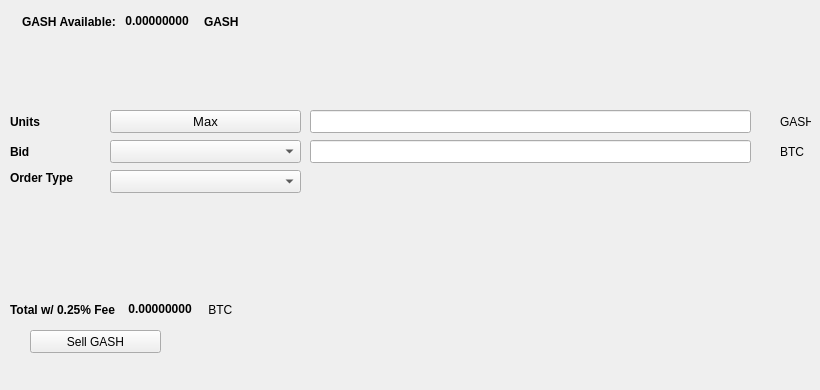
   <widget class="QWidget" name="SellTab">
    <attribute name="title">
     <string>Sell</string>
    </attribute>
    <widget class="QLabel" name="label_16">
     <property name="geometry">
      <rect>
       <x>780</x>
       <y>140</y>
       <width>31</width>
       <height>23</height>
      </rect>
     </property>
     <property name="text">
      <string>BTC</string>
     </property>
    </widget>
    <widget class="QComboBox" name="SellBidcomboBox">
     <property name="geometry">
      <rect>
       <x>110</x>
       <y>140</y>
       <width>191</width>
       <height>23</height>
      </rect>
     </property>
     <property name="font">
      <font>
       <pointsize>10</pointsize>
      </font>
     </property>
    </widget>
    <widget class="QLabel" name="label_18">
     <property name="geometry">
      <rect>
       <x>10</x>
       <y>110</y>
       <width>46</width>
       <height>23</height>
      </rect>
     </property>
     <property name="font">
      <font>
       <weight>75</weight>
       <bold>true</bold>
      </font>
     </property>
     <property name="text">
      <string>Units</string>
     </property>
    </widget>
    <widget class="QPushButton" name="Sell_Max_Amount">
     <property name="geometry">
      <rect>
       <x>110</x>
       <y>110</y>
       <width>191</width>
       <height>23</height>
      </rect>
     </property>
     <property name="font">
      <font>
       <pointsize>10</pointsize>
      </font>
     </property>
     <property name="text">
      <string>Max</string>
     </property>
    </widget>
    <widget class="QLabel" name="label_20">
     <property name="geometry">
      <rect>
       <x>10</x>
       <y>170</y>
       <width>91</width>
       <height>16</height>
      </rect>
     </property>
     <property name="font">
      <font>
       <weight>75</weight>
       <bold>true</bold>
      </font>
     </property>
     <property name="text">
      <string>Order Type</string>
     </property>
    </widget>
    <widget class="QComboBox" name="SellOrdertypeCombo">
     <property name="geometry">
      <rect>
       <x>110</x>
       <y>170</y>
       <width>191</width>
       <height>23</height>
      </rect>
     </property>
     <property name="font">
      <font>
       <pointsize>10</pointsize>
      </font>
     </property>
    </widget>
    <widget class="QLabel" name="label_21">
     <property name="geometry">
      <rect>
       <x>10</x>
       <y>140</y>
       <width>46</width>
       <height>23</height>
      </rect>
     </property>
     <property name="font">
      <font>
       <weight>75</weight>
       <bold>true</bold>
      </font>
     </property>
     <property name="text">
      <string>Bid</string>
     </property>
    </widget>
    <widget class="QLabel" name="label_22">
     <property name="geometry">
      <rect>
       <x>780</x>
       <y>110</y>
       <width>31</width>
       <height>23</height>
      </rect>
     </property>
     <property name="text">
      <string>GASH</string>
     </property>
    </widget>
    <widget class="QLineEdit" name="UnitsInputGASH">
     <property name="geometry">
      <rect>
       <x>310</x>
       <y>110</y>
       <width>441</width>
       <height>23</height>
      </rect>
     </property>
     <property name="font">
      <font>
       <pointsize>9</pointsize>
       <weight>75</weight>
       <bold>true</bold>
      </font>
     </property>
    </widget>
    <widget class="QLineEdit" name="SellBidPriceEdit">
     <property name="geometry">
      <rect>
       <x>310</x>
       <y>140</y>
       <width>441</width>
       <height>23</height>
      </rect>
     </property>
     <property name="font">
      <font>
       <pointsize>9</pointsize>
       <weight>75</weight>
       <bold>true</bold>
      </font>
     </property>
    </widget>
    <widget class="QPushButton" name="SellGASHBTN">
     <property name="geometry">
      <rect>
       <x>30</x>
       <y>330</y>
       <width>131</width>
       <height>23</height>
      </rect>
     </property>
     <property name="text">
      <string>Sell GASH</string>
     </property>
     <property name="icon">
      <iconset resource="../gash">
       <normaloff>:/icons/gash</normaloff>:/icons/gash</iconset>
     </property>
    </widget>
    <widget class="QWidget" name="layoutWidget3">
     <property name="geometry">
      <rect>
       <x>22</x>
       <y>12</y>
       <width>258</width>
       <height>19</height>
      </rect>
     </property>
     <layout class="QHBoxLayout" name="horizontalLayout">
      <item>
       <widget class="QLabel" name="label232_2">
        <property name="font">
         <font>
          <weight>75</weight>
          <bold>true</bold>
         </font>
        </property>
        <property name="text">
         <string>GASH Available:</string>
        </property>
       </widget>
      </item>
      <item>
       <widget class="QLabel" name="GASHAvailableLabel">
        <property name="palette">
         <palette>
          <active>
           <colorrole role="WindowText">
            <brush brushstyle="SolidPattern">
             <color alpha="255">
              <red>0</red>
              <green>0</green>
              <blue>0</blue>
             </color>
            </brush>
           </colorrole>
           <colorrole role="Button">
            <brush brushstyle="SolidPattern">
             <color alpha="255">
              <red>0</red>
              <green>170</green>
              <blue>0</blue>
             </color>
            </brush>
           </colorrole>
           <colorrole role="Light">
            <brush brushstyle="SolidPattern">
             <color alpha="255">
              <red>0</red>
              <green>255</green>
              <blue>0</blue>
             </color>
            </brush>
           </colorrole>
           <colorrole role="Midlight">
            <brush brushstyle="SolidPattern">
             <color alpha="255">
              <red>0</red>
              <green>212</green>
              <blue>0</blue>
             </color>
            </brush>
           </colorrole>
           <colorrole role="Dark">
            <brush brushstyle="SolidPattern">
             <color alpha="255">
              <red>0</red>
              <green>85</green>
              <blue>0</blue>
             </color>
            </brush>
           </colorrole>
           <colorrole role="Mid">
            <brush brushstyle="SolidPattern">
             <color alpha="255">
              <red>0</red>
              <green>113</green>
              <blue>0</blue>
             </color>
            </brush>
           </colorrole>
           <colorrole role="Text">
            <brush brushstyle="SolidPattern">
             <color alpha="255">
              <red>0</red>
              <green>170</green>
              <blue>0</blue>
             </color>
            </brush>
           </colorrole>
           <colorrole role="BrightText">
            <brush brushstyle="SolidPattern">
             <color alpha="255">
              <red>255</red>
              <green>255</green>
              <blue>255</blue>
             </color>
            </brush>
           </colorrole>
           <colorrole role="ButtonText">
            <brush brushstyle="SolidPattern">
             <color alpha="255">
              <red>0</red>
              <green>0</green>
              <blue>0</blue>
             </color>
            </brush>
           </colorrole>
           <colorrole role="Base">
            <brush brushstyle="SolidPattern">
             <color alpha="255">
              <red>255</red>
              <green>255</green>
              <blue>255</blue>
             </color>
            </brush>
           </colorrole>
           <colorrole role="Window">
            <brush brushstyle="SolidPattern">
             <color alpha="255">
              <red>0</red>
              <green>170</green>
              <blue>0</blue>
             </color>
            </brush>
           </colorrole>
           <colorrole role="Shadow">
            <brush brushstyle="SolidPattern">
             <color alpha="255">
              <red>0</red>
              <green>0</green>
              <blue>0</blue>
             </color>
            </brush>
           </colorrole>
           <colorrole role="AlternateBase">
            <brush brushstyle="SolidPattern">
             <color alpha="255">
              <red>127</red>
              <green>212</green>
              <blue>127</blue>
             </color>
            </brush>
           </colorrole>
           <colorrole role="ToolTipBase">
            <brush brushstyle="SolidPattern">
             <color alpha="255">
              <red>255</red>
              <green>255</green>
              <blue>220</blue>
             </color>
            </brush>
           </colorrole>
           <colorrole role="ToolTipText">
            <brush brushstyle="SolidPattern">
             <color alpha="255">
              <red>0</red>
              <green>0</green>
              <blue>0</blue>
             </color>
            </brush>
           </colorrole>
          </active>
          <inactive>
           <colorrole role="WindowText">
            <brush brushstyle="SolidPattern">
             <color alpha="255">
              <red>0</red>
              <green>0</green>
              <blue>0</blue>
             </color>
            </brush>
           </colorrole>
           <colorrole role="Button">
            <brush brushstyle="SolidPattern">
             <color alpha="255">
              <red>0</red>
              <green>170</green>
              <blue>0</blue>
             </color>
            </brush>
           </colorrole>
           <colorrole role="Light">
            <brush brushstyle="SolidPattern">
             <color alpha="255">
              <red>0</red>
              <green>255</green>
              <blue>0</blue>
             </color>
            </brush>
           </colorrole>
           <colorrole role="Midlight">
            <brush brushstyle="SolidPattern">
             <color alpha="255">
              <red>0</red>
              <green>212</green>
              <blue>0</blue>
             </color>
            </brush>
           </colorrole>
           <colorrole role="Dark">
            <brush brushstyle="SolidPattern">
             <color alpha="255">
              <red>0</red>
              <green>85</green>
              <blue>0</blue>
             </color>
            </brush>
           </colorrole>
           <colorrole role="Mid">
            <brush brushstyle="SolidPattern">
             <color alpha="255">
              <red>0</red>
              <green>113</green>
              <blue>0</blue>
             </color>
            </brush>
           </colorrole>
           <colorrole role="Text">
            <brush brushstyle="SolidPattern">
             <color alpha="255">
              <red>0</red>
              <green>170</green>
              <blue>0</blue>
             </color>
            </brush>
           </colorrole>
           <colorrole role="BrightText">
            <brush brushstyle="SolidPattern">
             <color alpha="255">
              <red>255</red>
              <green>255</green>
              <blue>255</blue>
             </color>
            </brush>
           </colorrole>
           <colorrole role="ButtonText">
            <brush brushstyle="SolidPattern">
             <color alpha="255">
              <red>0</red>
              <green>0</green>
              <blue>0</blue>
             </color>
            </brush>
           </colorrole>
           <colorrole role="Base">
            <brush brushstyle="SolidPattern">
             <color alpha="255">
              <red>255</red>
              <green>255</green>
              <blue>255</blue>
             </color>
            </brush>
           </colorrole>
           <colorrole role="Window">
            <brush brushstyle="SolidPattern">
             <color alpha="255">
              <red>0</red>
              <green>170</green>
              <blue>0</blue>
             </color>
            </brush>
           </colorrole>
           <colorrole role="Shadow">
            <brush brushstyle="SolidPattern">
             <color alpha="255">
              <red>0</red>
              <green>0</green>
              <blue>0</blue>
             </color>
            </brush>
           </colorrole>
           <colorrole role="AlternateBase">
            <brush brushstyle="SolidPattern">
             <color alpha="255">
              <red>127</red>
              <green>212</green>
              <blue>127</blue>
             </color>
            </brush>
           </colorrole>
           <colorrole role="ToolTipBase">
            <brush brushstyle="SolidPattern">
             <color alpha="255">
              <red>255</red>
              <green>255</green>
              <blue>220</blue>
             </color>
            </brush>
           </colorrole>
           <colorrole role="ToolTipText">
            <brush brushstyle="SolidPattern">
             <color alpha="255">
              <red>0</red>
              <green>0</green>
              <blue>0</blue>
             </color>
            </brush>
           </colorrole>
          </inactive>
          <disabled>
           <colorrole role="WindowText">
            <brush brushstyle="SolidPattern">
             <color alpha="255">
              <red>0</red>
              <green>85</green>
              <blue>0</blue>
             </color>
            </brush>
           </colorrole>
           <colorrole role="Button">
            <brush brushstyle="SolidPattern">
             <color alpha="255">
              <red>0</red>
              <green>170</green>
              <blue>0</blue>
             </color>
            </brush>
           </colorrole>
           <colorrole role="Light">
            <brush brushstyle="SolidPattern">
             <color alpha="255">
              <red>0</red>
              <green>255</green>
              <blue>0</blue>
             </color>
            </brush>
           </colorrole>
           <colorrole role="Midlight">
            <brush brushstyle="SolidPattern">
             <color alpha="255">
              <red>0</red>
              <green>212</green>
              <blue>0</blue>
             </color>
            </brush>
           </colorrole>
           <colorrole role="Dark">
            <brush brushstyle="SolidPattern">
             <color alpha="255">
              <red>0</red>
              <green>85</green>
              <blue>0</blue>
             </color>
            </brush>
           </colorrole>
           <colorrole role="Mid">
            <brush brushstyle="SolidPattern">
             <color alpha="255">
              <red>0</red>
              <green>113</green>
              <blue>0</blue>
             </color>
            </brush>
           </colorrole>
           <colorrole role="Text">
            <brush brushstyle="SolidPattern">
             <color alpha="255">
              <red>0</red>
              <green>85</green>
              <blue>0</blue>
             </color>
            </brush>
           </colorrole>
           <colorrole role="BrightText">
            <brush brushstyle="SolidPattern">
             <color alpha="255">
              <red>255</red>
              <green>255</green>
              <blue>255</blue>
             </color>
            </brush>
           </colorrole>
           <colorrole role="ButtonText">
            <brush brushstyle="SolidPattern">
             <color alpha="255">
              <red>0</red>
              <green>85</green>
              <blue>0</blue>
             </color>
            </brush>
           </colorrole>
           <colorrole role="Base">
            <brush brushstyle="SolidPattern">
             <color alpha="255">
              <red>0</red>
              <green>170</green>
              <blue>0</blue>
             </color>
            </brush>
           </colorrole>
           <colorrole role="Window">
            <brush brushstyle="SolidPattern">
             <color alpha="255">
              <red>0</red>
              <green>170</green>
              <blue>0</blue>
             </color>
            </brush>
           </colorrole>
           <colorrole role="Shadow">
            <brush brushstyle="SolidPattern">
             <color alpha="255">
              <red>0</red>
              <green>0</green>
              <blue>0</blue>
             </color>
            </brush>
           </colorrole>
           <colorrole role="AlternateBase">
            <brush brushstyle="SolidPattern">
             <color alpha="255">
              <red>0</red>
              <green>170</green>
              <blue>0</blue>
             </color>
            </brush>
           </colorrole>
           <colorrole role="ToolTipBase">
            <brush brushstyle="SolidPattern">
             <color alpha="255">
              <red>255</red>
              <green>255</green>
              <blue>220</blue>
             </color>
            </brush>
           </colorrole>
           <colorrole role="ToolTipText">
            <brush brushstyle="SolidPattern">
             <color alpha="255">
              <red>0</red>
              <green>0</green>
              <blue>0</blue>
             </color>
            </brush>
           </colorrole>
          </disabled>
         </palette>
        </property>
        <property name="font">
         <font>
          <weight>75</weight>
          <bold>true</bold>
         </font>
        </property>
        <property name="text">
         <string> 0.00000000 </string>
        </property>
        <property name="textInteractionFlags">
         <set>Qt::LinksAccessibleByMouse|Qt::TextSelectableByKeyboard|Qt::TextSelectableByMouse</set>
        </property>
       </widget>
      </item>
      <item>
       <widget class="QLabel" name="labelGASH">
        <property name="font">
         <font>
          <weight>75</weight>
          <bold>true</bold>
         </font>
        </property>
        <property name="text">
         <string>GASH</string>
        </property>
       </widget>
      </item>
     </layout>
    </widget>
    <widget class="QWidget" name="layoutWidget">
     <property name="geometry">
      <rect>
       <x>10</x>
       <y>300</y>
       <width>268</width>
       <height>19</height>
      </rect>
     </property>
     <layout class="QHBoxLayout" name="horizontalLayout_2">
      <item>
       <widget class="QLabel" name="label_19">
        <property name="font">
         <font>
          <weight>75</weight>
          <bold>true</bold>
         </font>
        </property>
        <property name="text">
         <string>Total w/ 0.25% Fee </string>
        </property>
       </widget>
      </item>
      <item>
       <widget class="QLabel" name="SellCostLabel">
        <property name="palette">
         <palette>
          <active>
           <colorrole role="WindowText">
            <brush brushstyle="SolidPattern">
             <color alpha="255">
              <red>0</red>
              <green>0</green>
              <blue>0</blue>
             </color>
            </brush>
           </colorrole>
           <colorrole role="Button">
            <brush brushstyle="SolidPattern">
             <color alpha="255">
              <red>0</red>
              <green>170</green>
              <blue>0</blue>
             </color>
            </brush>
           </colorrole>
           <colorrole role="Light">
            <brush brushstyle="SolidPattern">
             <color alpha="255">
              <red>0</red>
              <green>255</green>
              <blue>0</blue>
             </color>
            </brush>
           </colorrole>
           <colorrole role="Midlight">
            <brush brushstyle="SolidPattern">
             <color alpha="255">
              <red>0</red>
              <green>212</green>
              <blue>0</blue>
             </color>
            </brush>
           </colorrole>
           <colorrole role="Dark">
            <brush brushstyle="SolidPattern">
             <color alpha="255">
              <red>0</red>
              <green>85</green>
              <blue>0</blue>
             </color>
            </brush>
           </colorrole>
           <colorrole role="Mid">
            <brush brushstyle="SolidPattern">
             <color alpha="255">
              <red>0</red>
              <green>113</green>
              <blue>0</blue>
             </color>
            </brush>
           </colorrole>
           <colorrole role="Text">
            <brush brushstyle="SolidPattern">
             <color alpha="255">
              <red>0</red>
              <green>170</green>
              <blue>0</blue>
             </color>
            </brush>
           </colorrole>
           <colorrole role="BrightText">
            <brush brushstyle="SolidPattern">
             <color alpha="255">
              <red>255</red>
              <green>255</green>
              <blue>255</blue>
             </color>
            </brush>
           </colorrole>
           <colorrole role="ButtonText">
            <brush brushstyle="SolidPattern">
             <color alpha="255">
              <red>0</red>
              <green>0</green>
              <blue>0</blue>
             </color>
            </brush>
           </colorrole>
           <colorrole role="Base">
            <brush brushstyle="SolidPattern">
             <color alpha="255">
              <red>255</red>
              <green>255</green>
              <blue>255</blue>
             </color>
            </brush>
           </colorrole>
           <colorrole role="Window">
            <brush brushstyle="SolidPattern">
             <color alpha="255">
              <red>0</red>
              <green>170</green>
              <blue>0</blue>
             </color>
            </brush>
           </colorrole>
           <colorrole role="Shadow">
            <brush brushstyle="SolidPattern">
             <color alpha="255">
              <red>0</red>
              <green>0</green>
              <blue>0</blue>
             </color>
            </brush>
           </colorrole>
           <colorrole role="AlternateBase">
            <brush brushstyle="SolidPattern">
             <color alpha="255">
              <red>127</red>
              <green>212</green>
              <blue>127</blue>
             </color>
            </brush>
           </colorrole>
           <colorrole role="ToolTipBase">
            <brush brushstyle="SolidPattern">
             <color alpha="255">
              <red>255</red>
              <green>255</green>
              <blue>220</blue>
             </color>
            </brush>
           </colorrole>
           <colorrole role="ToolTipText">
            <brush brushstyle="SolidPattern">
             <color alpha="255">
              <red>0</red>
              <green>0</green>
              <blue>0</blue>
             </color>
            </brush>
           </colorrole>
          </active>
          <inactive>
           <colorrole role="WindowText">
            <brush brushstyle="SolidPattern">
             <color alpha="255">
              <red>0</red>
              <green>0</green>
              <blue>0</blue>
             </color>
            </brush>
           </colorrole>
           <colorrole role="Button">
            <brush brushstyle="SolidPattern">
             <color alpha="255">
              <red>0</red>
              <green>170</green>
              <blue>0</blue>
             </color>
            </brush>
           </colorrole>
           <colorrole role="Light">
            <brush brushstyle="SolidPattern">
             <color alpha="255">
              <red>0</red>
              <green>255</green>
              <blue>0</blue>
             </color>
            </brush>
           </colorrole>
           <colorrole role="Midlight">
            <brush brushstyle="SolidPattern">
             <color alpha="255">
              <red>0</red>
              <green>212</green>
              <blue>0</blue>
             </color>
            </brush>
           </colorrole>
           <colorrole role="Dark">
            <brush brushstyle="SolidPattern">
             <color alpha="255">
              <red>0</red>
              <green>85</green>
              <blue>0</blue>
             </color>
            </brush>
           </colorrole>
           <colorrole role="Mid">
            <brush brushstyle="SolidPattern">
             <color alpha="255">
              <red>0</red>
              <green>113</green>
              <blue>0</blue>
             </color>
            </brush>
           </colorrole>
           <colorrole role="Text">
            <brush brushstyle="SolidPattern">
             <color alpha="255">
              <red>0</red>
              <green>170</green>
              <blue>0</blue>
             </color>
            </brush>
           </colorrole>
           <colorrole role="BrightText">
            <brush brushstyle="SolidPattern">
             <color alpha="255">
              <red>255</red>
              <green>255</green>
              <blue>255</blue>
             </color>
            </brush>
           </colorrole>
           <colorrole role="ButtonText">
            <brush brushstyle="SolidPattern">
             <color alpha="255">
              <red>0</red>
              <green>0</green>
              <blue>0</blue>
             </color>
            </brush>
           </colorrole>
           <colorrole role="Base">
            <brush brushstyle="SolidPattern">
             <color alpha="255">
              <red>255</red>
              <green>255</green>
              <blue>255</blue>
             </color>
            </brush>
           </colorrole>
           <colorrole role="Window">
            <brush brushstyle="SolidPattern">
             <color alpha="255">
              <red>0</red>
              <green>170</green>
              <blue>0</blue>
             </color>
            </brush>
           </colorrole>
           <colorrole role="Shadow">
            <brush brushstyle="SolidPattern">
             <color alpha="255">
              <red>0</red>
              <green>0</green>
              <blue>0</blue>
             </color>
            </brush>
           </colorrole>
           <colorrole role="AlternateBase">
            <brush brushstyle="SolidPattern">
             <color alpha="255">
              <red>127</red>
              <green>212</green>
              <blue>127</blue>
             </color>
            </brush>
           </colorrole>
           <colorrole role="ToolTipBase">
            <brush brushstyle="SolidPattern">
             <color alpha="255">
              <red>255</red>
              <green>255</green>
              <blue>220</blue>
             </color>
            </brush>
           </colorrole>
           <colorrole role="ToolTipText">
            <brush brushstyle="SolidPattern">
             <color alpha="255">
              <red>0</red>
              <green>0</green>
              <blue>0</blue>
             </color>
            </brush>
           </colorrole>
          </inactive>
          <disabled>
           <colorrole role="WindowText">
            <brush brushstyle="SolidPattern">
             <color alpha="255">
              <red>0</red>
              <green>85</green>
              <blue>0</blue>
             </color>
            </brush>
           </colorrole>
           <colorrole role="Button">
            <brush brushstyle="SolidPattern">
             <color alpha="255">
              <red>0</red>
              <green>170</green>
              <blue>0</blue>
             </color>
            </brush>
           </colorrole>
           <colorrole role="Light">
            <brush brushstyle="SolidPattern">
             <color alpha="255">
              <red>0</red>
              <green>255</green>
              <blue>0</blue>
             </color>
            </brush>
           </colorrole>
           <colorrole role="Midlight">
            <brush brushstyle="SolidPattern">
             <color alpha="255">
              <red>0</red>
              <green>212</green>
              <blue>0</blue>
             </color>
            </brush>
           </colorrole>
           <colorrole role="Dark">
            <brush brushstyle="SolidPattern">
             <color alpha="255">
              <red>0</red>
              <green>85</green>
              <blue>0</blue>
             </color>
            </brush>
           </colorrole>
           <colorrole role="Mid">
            <brush brushstyle="SolidPattern">
             <color alpha="255">
              <red>0</red>
              <green>113</green>
              <blue>0</blue>
             </color>
            </brush>
           </colorrole>
           <colorrole role="Text">
            <brush brushstyle="SolidPattern">
             <color alpha="255">
              <red>0</red>
              <green>85</green>
              <blue>0</blue>
             </color>
            </brush>
           </colorrole>
           <colorrole role="BrightText">
            <brush brushstyle="SolidPattern">
             <color alpha="255">
              <red>255</red>
              <green>255</green>
              <blue>255</blue>
             </color>
            </brush>
           </colorrole>
           <colorrole role="ButtonText">
            <brush brushstyle="SolidPattern">
             <color alpha="255">
              <red>0</red>
              <green>85</green>
              <blue>0</blue>
             </color>
            </brush>
           </colorrole>
           <colorrole role="Base">
            <brush brushstyle="SolidPattern">
             <color alpha="255">
              <red>0</red>
              <green>170</green>
              <blue>0</blue>
             </color>
            </brush>
           </colorrole>
           <colorrole role="Window">
            <brush brushstyle="SolidPattern">
             <color alpha="255">
              <red>0</red>
              <green>170</green>
              <blue>0</blue>
             </color>
            </brush>
           </colorrole>
           <colorrole role="Shadow">
            <brush brushstyle="SolidPattern">
             <color alpha="255">
              <red>0</red>
              <green>0</green>
              <blue>0</blue>
             </color>
            </brush>
           </colorrole>
           <colorrole role="AlternateBase">
            <brush brushstyle="SolidPattern">
             <color alpha="255">
              <red>0</red>
              <green>170</green>
              <blue>0</blue>
             </color>
            </brush>
           </colorrole>
           <colorrole role="ToolTipBase">
            <brush brushstyle="SolidPattern">
             <color alpha="255">
              <red>255</red>
              <green>255</green>
              <blue>220</blue>
             </color>
            </brush>
           </colorrole>
           <colorrole role="ToolTipText">
            <brush brushstyle="SolidPattern">
             <color alpha="255">
              <red>0</red>
              <green>0</green>
              <blue>0</blue>
             </color>
            </brush>
           </colorrole>
          </disabled>
         </palette>
        </property>
        <property name="font">
         <font>
          <weight>75</weight>
          <bold>true</bold>
         </font>
        </property>
        <property name="autoFillBackground">
         <bool>false</bool>
        </property>
        <property name="text">
         <string> 0.00000000</string>
        </property>
        <property name="textInteractionFlags">
         <set>Qt::LinksAccessibleByMouse|Qt::TextSelectableByMouse</set>
        </property>
       </widget>
      </item>
      <item>
       <widget class="QLabel" name="label_17">
        <property name="font">
         <font>
          <weight>50</weight>
          <bold>false</bold>
         </font>
        </property>
        <property name="text">
         <string> BTC</string>
        </property>
       </widget>
      </item>
     </layout>
    </widget>
    <widget class="QLabel" name="label_23">
     <property name="geometry">
      <rect>
       <x>460</x>
       <y>300</y>
       <width>281</width>
       <height>81</height>
      </rect>
     </property>
     <property name="text">
      <string/>
     </property>
     <property name="pixmap">
      <pixmap>:/images/bittrex</pixmap>
     </property>
    </widget>
   </widget>
